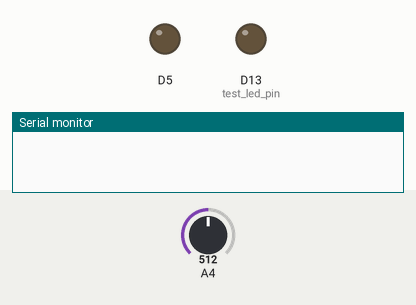
A sketch run on a simulated Arduino Zero (SAMD21). Shown: output pins drawn as LEDs (lit = HIGH), the last lines printed to the serial monitor. The test bench sets the inputs (shaded band); at power-on: A4 = 512 (analog values on the 0–1023 scale).

Above: at 1.2 s.
1.3 s: A4 set to 3
2.8 s: A4 set to 0
At 3.9 s:
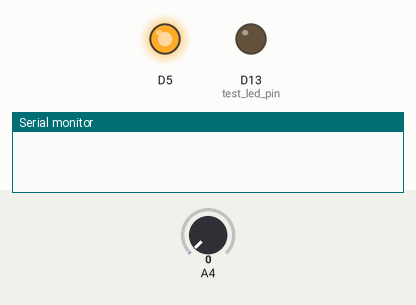
4.3 s: A4 set to 511
At 5.0 s:
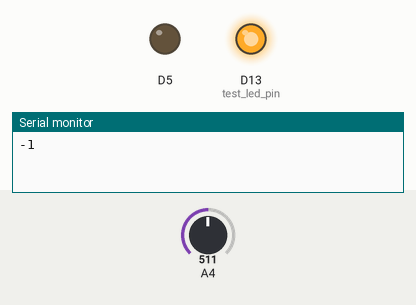
Timing chart, 0 to 28.0 s (numbered marks = the images above; inputs shaded):
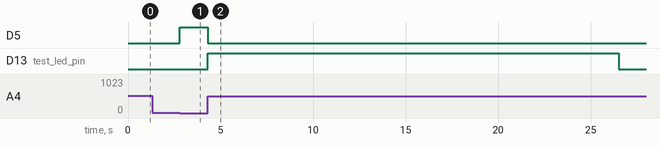

Measured:
- the behaviour switches between 2 and 1 on A4 (found by bisection; images 0 and 1)
- after the input at 1.3 s, every drawn part: stays the same
- after the input at 2.8 s, D5: LOW → HIGH at once
- after the input at 4.3 s, D5: HIGH → LOW at once; D13 (test_led_pin): LOW → HIGH at once, → LOW 22.2 s later

The sketch:

buttons.ino
```cpp
//So it works. Use high resistance so the capasitor takes a longer time to charge. we used 10M ohms to get these numbers. We might get a more
#include "./CapSense.h"

CapSense sensor(5, 4);
int test_led_pin = 13;
void setup() {
  //cs_4_2.set_CS_AutocaL_Millis(0xFFFFFFFF);     // turn off autocalibrate on channel 1 - just as an example
  Serial.begin(9600);
  analogReadResolution(12);
  analogWriteResolution(12);
  pinMode(4, INPUT);
  pinMode(5, OUTPUT);
  pinMode(test_led_pin, OUTPUT);

}


void loop()
{
  Serial.println(sensor.sampleTicks());
  if (sensor.buttonState() == 1) {
    //Serial.println("on");
    digitalWrite(test_led_pin, HIGH);
  } else {
    //Serial.println("off");
    digitalWrite(test_led_pin, LOW);
  }
}
```

CapSense.h
```cpp
/*Capacitive sensor class:
using a digital output pin and analog input pin determine if
there is a capacitance between the two pins. This is designed to
be used for ad-hoc buttons using the users finger to form a capacitor.
Designed around a serial circuit: out_pin -> 10 M ohm resistor -> copper plate -> 10 M ohm resistor -> in_pin
Using higher resistances cause the capacitor to charge and discharge slower. Default constants were chosen with
the above specified resistances in mind.

Written by Matthew Chang for the 2015 MISTI GTL Korea Workshops*/

#include <arduino.h>

class CapSense {
  private:
    int out_pin;
    int in_pin;
    int voltage_threshold;
    int ticks_threshold;
    const int tick_timeout = 10000;
    const int low_threshold = 5;
  public:
    /*Constructor for sensor, 2000 is a value I found to be good
    emperically for resolution 12, 50 is a number I emperically
    found to be good with 2, 10 Mohm resistors and our*/
    CapSense(int output_pin, int read_pin, int v_threshold = 2000, int t_threshold = 1000) {
      out_pin = output_pin;
      in_pin = read_pin;
      voltage_threshold = v_threshold;
      ticks_threshold = t_threshold;
      pinMode(out_pin, OUTPUT);
      pinMode(in_pin, INPUT);
    }

    void setVoltageThreshold(int v) {
      voltage_threshold = v;
    }

    void setTickThreshold(int t) {
      ticks_threshold = t;
    }

    /*returns the number of ticks for the input pin to detect a
    rise in voltage from the output pin
    if the component appears disconnected (i.e. no change in voltage)
    sampleTicks() returns -1*/
    int sampleTicks() {
      digitalWrite(out_pin, LOW);
      int t = 0;
      while (analogRead(in_pin) > low_threshold) {
        t++;
        if (t > tick_timeout) {
          return -1;
        }
        delay(1);
      }
      t = 0;
      digitalWrite(out_pin, HIGH);
      while (analogRead(in_pin) < voltage_threshold) {
        t++;
        if (t > tick_timeout) {
          return -1;
        }
      }
      return t;
    }

    /*returns the state of the button formed by the sensor
    1 if on (as determined by ticks threshold)
    0 if off
    -1 if disconnected (i.e. timeout)*/
    int buttonState() {
      int ticks = sampleTicks();
      if (ticks > ticks_threshold)
        return 1;
      else if (ticks == -1)
        return 0;
      else
        return 0;
    }
};
```
